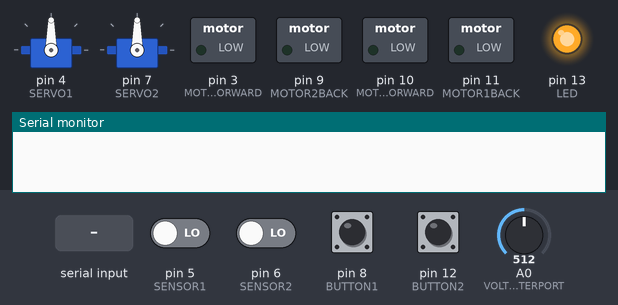
Bench run of a sketch on a simulated Arduino Mega 2560, built with avr-gcc and run on an emulated ATmega2560. Shown: 2 × servo, switched loads named in the sketch (green lamp = pin HIGH), output pins drawn as LEDs (lit = HIGH), the last lines printed to the serial monitor. The test bench sets the inputs (shaded band); at power-on: pin 12 (BUTTON2) HIGH, pin 5 (SENSOR1), pin 6 (SENSOR2), pin 8 (BUTTON1) LOW, A0 (VOLTMETERPORT) = 512.

Above: at 1.2 s.
1.3 s: "S,45\n" received over Serial
At 2.5 s:
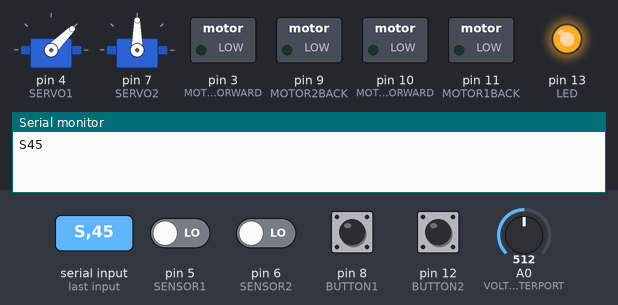
2.8 s: "C,45\n" received over Serial
At 3.8 s:
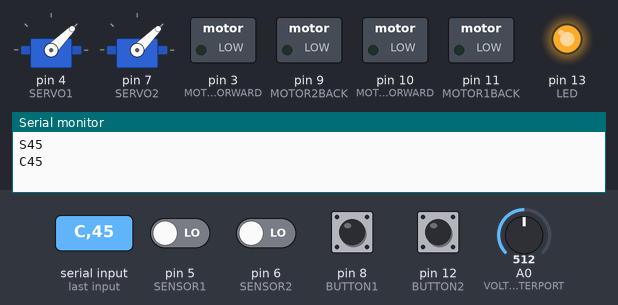
4.3 s: "S90\n" received over the second serial link
At 4.9 s:
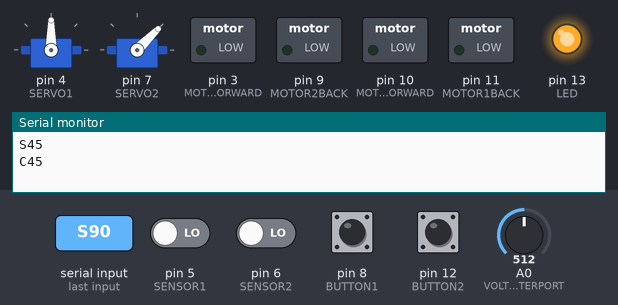
5.8 s: "C90\n" received over the second serial link
At 7.0 s:
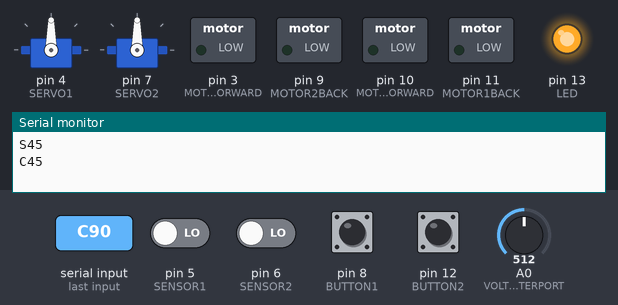
7.3 s: "S,45\n" received over the second serial link
At 8.4 s:
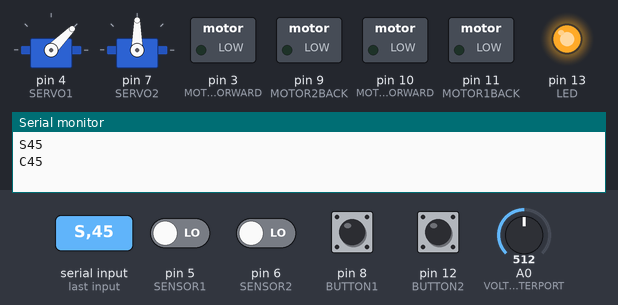
Timing chart, 0 to 10.3 s (numbered marks = the images above; inputs shaded):
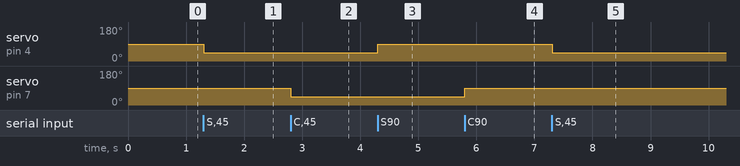

The sketch:

samobot.ino
```cpp
// pin ports
#define LED 13
#define SERVO1 4
#define SERVO2 7
#define SENSOR1 5
#define SENSOR2 6
#define BUTTON1 8
#define BUTTON2 12
#define MOTOR1FORWARD 3
#define MOTOR1BACK 11
#define MOTOR2FORWARD 10 // no PWM with Servo
#define MOTOR2BACK 9     // no PWM with Servo
#define VOLTMETERPORT A0

#include <Servo.h>

Servo servo1;
Servo servo2;

int serialNumeric = 0;
char serialCommand = ' ';
int sensor1 = 0;
int sensor2 = 0;
int button1 = 0;
int button2 = 0;

// voltmeter
float vout = 0.0;
float vin = 0.0;
float R1 = 49000.0;
float R2 = 6844.0;

int doCommand(char command, int param) {
  int ret = param;
  switch (command) {
      case 'L': // led
        if(param == 0) {
          digitalWrite(LED, LOW);
        } else {
          digitalWrite(LED, HIGH);
        }
        break;
      case 'S': // SERVO1
          servo1.write(param);
        break;
      case 'C': // SERVO2
          servo2.write(param);
      break;
      case 'D': // MOTOR1
        if(param == 0) {
          digitalWrite(MOTOR1FORWARD, LOW);
          digitalWrite(MOTOR1BACK, LOW);
        } else if(param == 1){
          digitalWrite(MOTOR1FORWARD, HIGH);
          digitalWrite(MOTOR1BACK, LOW);
        } else if(param == 2){
          digitalWrite(MOTOR1FORWARD, LOW);
          digitalWrite(MOTOR1BACK, HIGH);
        } else if(param == 3){
          digitalWrite(MOTOR1FORWARD, HIGH);
          digitalWrite(MOTOR1BACK, HIGH);
        }
      break;
      case 'M': // MOTOR2
        if(param == 0) {
          digitalWrite(MOTOR2FORWARD, LOW);
          digitalWrite(MOTOR2BACK, LOW);
        } else if(param == 1){
          digitalWrite(MOTOR2FORWARD, HIGH);
          digitalWrite(MOTOR2BACK, LOW);
        } else if(param == 2){
          digitalWrite(MOTOR2FORWARD, LOW);
          digitalWrite(MOTOR2BACK, HIGH);
        } else if(param == 3){
          digitalWrite(MOTOR2FORWARD, HIGH);
          digitalWrite(MOTOR2BACK, HIGH);
        }
      break;
      case 'B':
        ret = 10000 + sensor1 * 1000 + sensor2 * 100 + button1 * 10 + button2;
        sensor1 = 0;
        sensor2 = 0;
        button1 = 0;
        button2 = 0;
      break;
      case 'V':
        ret = vin*100;
      break;
  }
  return ret;
}

void usbRead() {
  if (Serial.available() > 0) {
    char i = (char)Serial.read();
    int ret = 0;
    if (i == '\n') {
        ret = doCommand(serialCommand, serialNumeric);
        Serial.print(serialCommand);
        Serial.println(String(ret));
        serialCommand = ' ';
        serialNumeric = 0;
    } else {
        serialCommand = i;
        serialNumeric = Serial.parseInt();
    }
  }
}

void bluetoothRead() {
  if (Serial1.available() > 0) {
    char i = (char)Serial1.read();
    int ret = 0;
    if (i == '\n') {
        ret = doCommand(serialCommand, serialNumeric);
        Serial1.print(serialCommand);
        Serial1.println(String(ret));
        serialCommand = ' ';
        serialNumeric = 0;
    } else {
        serialCommand = i;
        serialNumeric = Serial1.parseInt();
    }
  }
}

void sensorButton() {
  if(digitalRead(SENSOR1) == HIGH) {
    sensor1 = 1;
  }
  if(digitalRead(SENSOR2) == HIGH) {
    sensor2 = 1;
  }
  if(digitalRead(BUTTON1) == HIGH) { // green
    button1 = 1;
  }
  if(digitalRead(BUTTON2) == LOW) { // red, inverse button
    button2 = 1;
  }
}

void voltmeterRead(){
   vout = (analogRead(VOLTMETERPORT) * 5.0) / 1024.0;
   vin = vout / (R2/(R1+R2));
   if (vin<0.09) {
     vin = 0.0;
   }
}

void setup() {
  Serial.begin(9600);
  Serial1.begin(9600);
  servo1.attach(SERVO1);
  servo2.attach(SERVO2);
  pinMode(MOTOR1FORWARD, OUTPUT);
  pinMode(MOTOR1BACK, OUTPUT);
  pinMode(MOTOR2FORWARD, OUTPUT);
  pinMode(MOTOR2BACK, OUTPUT);
  pinMode(VOLTMETERPORT, INPUT);
  digitalWrite(LED, HIGH);
  pinMode(LED, OUTPUT);
  pinMode(SENSOR1, INPUT);
  pinMode(SENSOR2, INPUT);
  pinMode(BUTTON1, INPUT);
  pinMode(BUTTON2, INPUT);
}

void loop() {
  usbRead();
  bluetoothRead();
  sensorButton();
  voltmeterRead();
}
```

Measured:
- after the input at 1.3 s, servo on pin 4 (SERVO1): 90° → 45° at once
- after the input at 2.8 s, servo on pin 7 (SERVO2): 90° → 45° at once
- after the input at 4.3 s, servo on pin 4 (SERVO1): 45° → 90° at once
- after the input at 5.8 s, servo on pin 7 (SERVO2): 45° → 90° at once
- after the input at 7.3 s, servo on pin 4 (SERVO1): 90° → 45° at once
